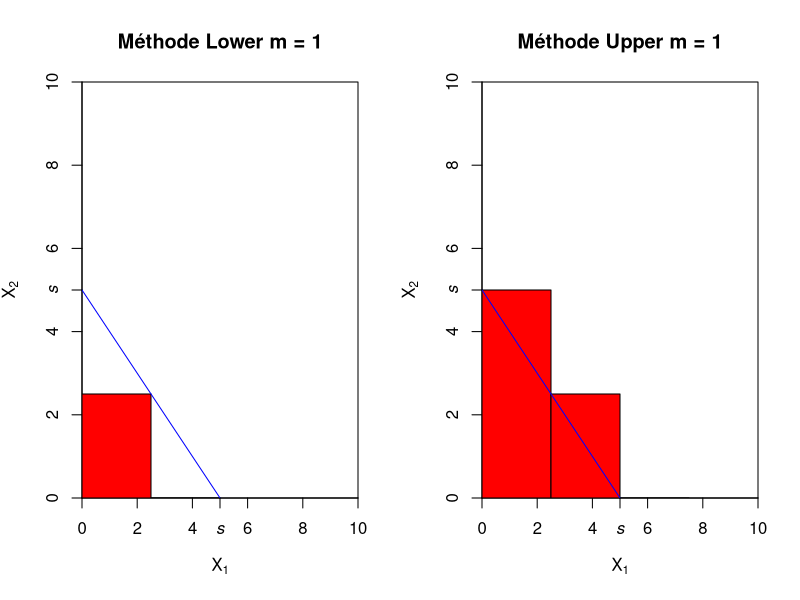
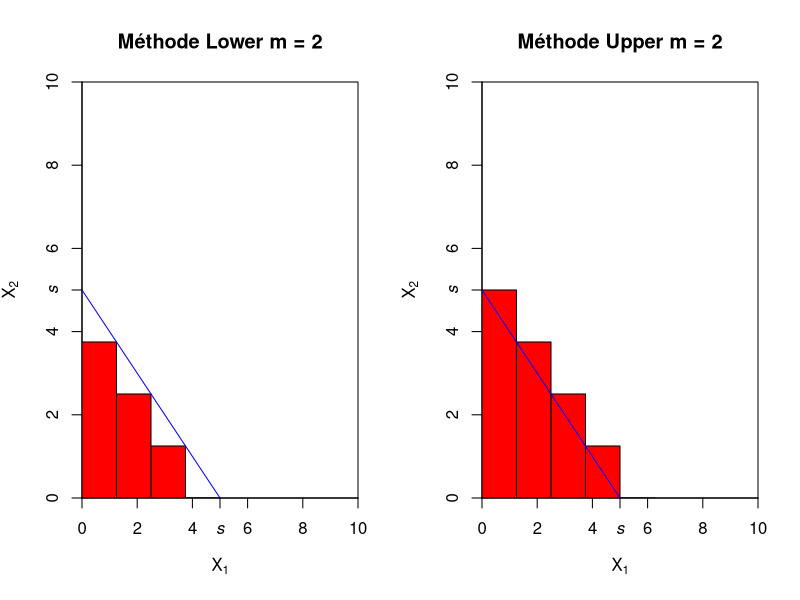
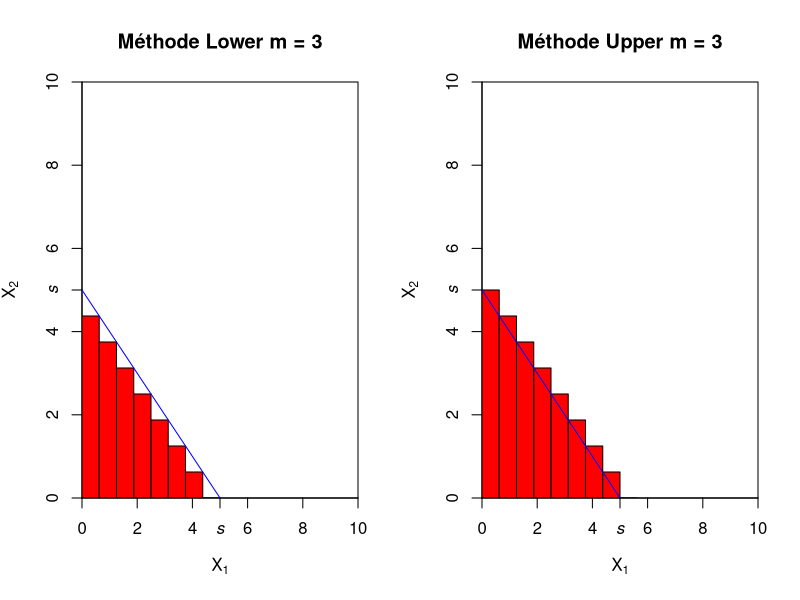
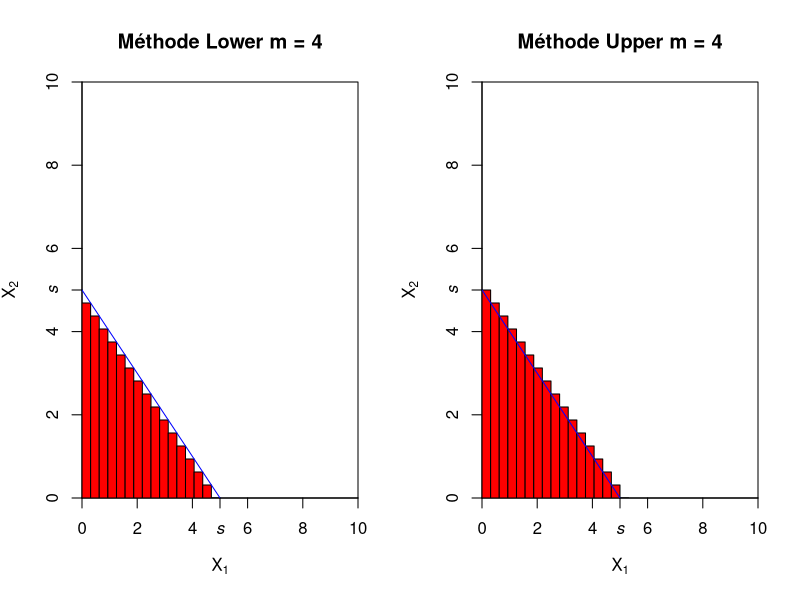
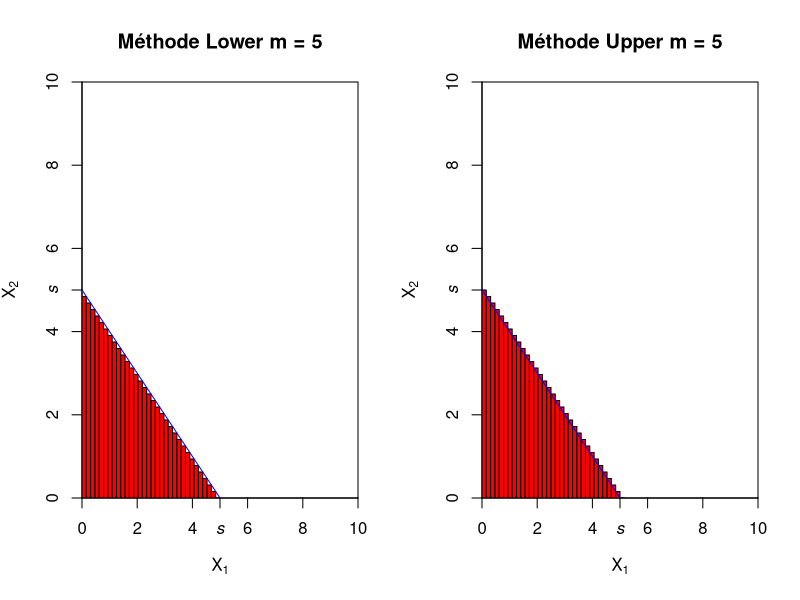
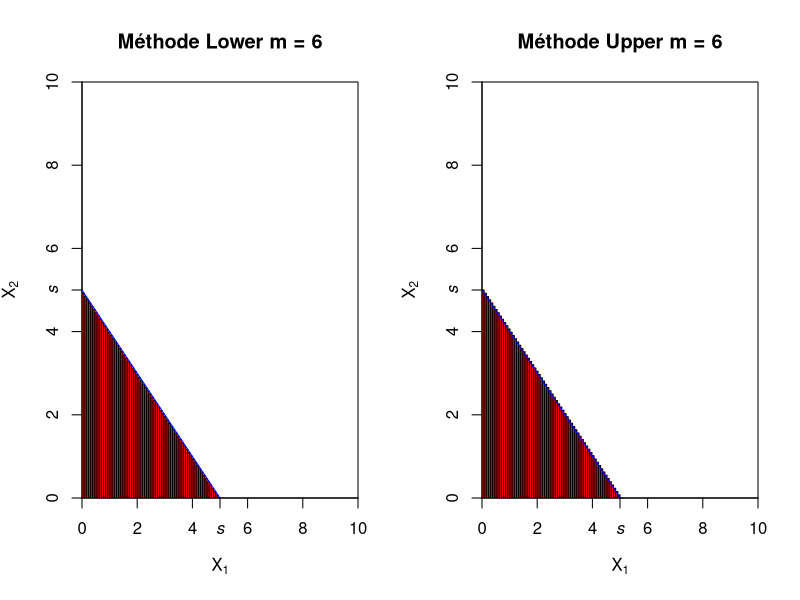
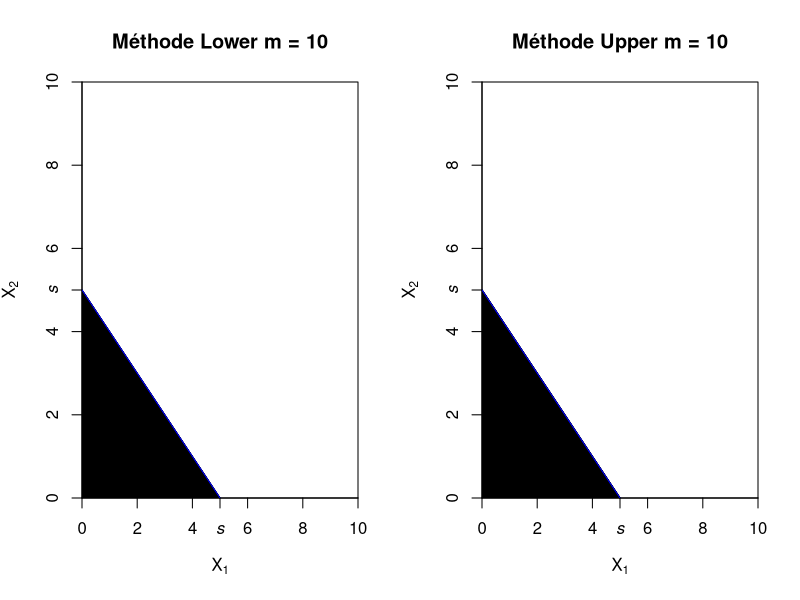
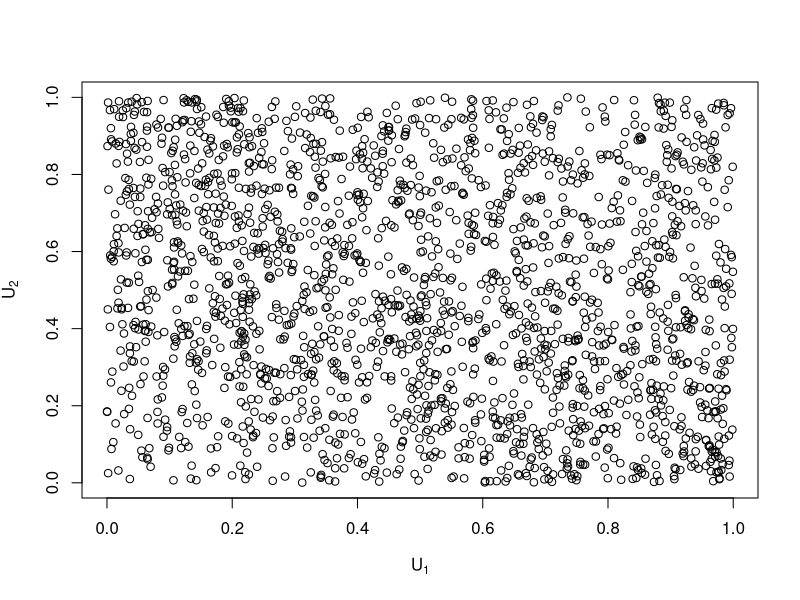

Recreate these plots in R, in order.
# Code R presente lors du 24 novembre 2017
# Christopher Blier-Wong
# ACT-3000 Theorie du risque

# Plan du depannage -------------------------------------------------------

# Méthode des rectangles
# Estimation 

# Méthode des rectangles --------------------------------------------------

# On compare premièrement les graphiques
DessinRectangle <- function(m){
  par(mfrow = c(1, 2))
  
  s <- 5
  pas <- s / 2 ** m
  x.lower <- seq(0, s - pas, by = pas)
  x.upper <- seq(0, s, by = pas)
  
  plot(0:10, 0:10, main = paste("Méthode Lower m =", m), type = "n", xaxs = "i", yaxs = "i", 
       xlab = expression(X[1]), ylab = expression(X[2]))
  axis(1, s, expression(italic(s)))
  axis(2, s, expression(italic(s)))
  
  for(i in x.lower){
    polygon(c(i, i, i + pas, i + pas), c(0, s - i - pas, s - i - pas, 0), col = "red")
  }
  
  segments(0, s, s, 0, col = "blue")
  
  plot(0:10, 0:10, main = paste("Méthode Upper m =", m), type = "n", xaxs = "i", yaxs = "i", 
       xlab = expression(X[1]), ylab = expression(X[2]))
  axis(1, 5, expression(italic(s)))
  axis(2, 5, expression(italic(s)))
  
  for(i in x.upper){
    polygon(c(i, i, i + pas, i + pas), c(0, s - i  ,s - i, 0), col = "red")
  }
  segments(0, s, s, 0, col = "blue")
  
  par(mfrow=c(1, 1))
}

DessinRectangle(1)
DessinRectangle(2)
DessinRectangle(3)
DessinRectangle(4)
DessinRectangle(5)
DessinRectangle(6)
DessinRectangle(10)

# Retour sur la question 10.1.1 # 4 

DensiteCopule <- function(u1, u2) {
  u1 + u2 - 1 + ((1 - u1) ** (- 2) + (1 - u2) ** (- 2) - 1) ** (- 1 / 2)
}

Fy1 <- function(y1) {
  1 - (20 / (20 + y1)) ** 3
}

Fy2 <- function(y2) {
  pgamma(y2, shape = 2, rate = 1 / 10)
}

Fy1y2 <- function(y1, y2) {
  DensiteCopule(Fy1(y1), Fy2(y2))
}

CalcuerRepartition <- function(m, s){
  pas <- s / (2 ** m)  
  ylower <- seq(pas, s - pas, by = pas)
  yupper <- seq(pas, s, by = pas)
  a.lower <- sum(sapply(ylower, function(t) Fy1y2(t, s - t) - Fy1y2(t - pas, s - t)))
  a.upper <- sum(sapply(yupper, function(t) Fy1y2(t, s - t + pas) - Fy1y2(t - pas, s - t  + pas)))
  print(paste0("Lower: ", a.lower, ". Upper: ",  a.upper, "."))
}

CalcuerRepartition(1, 60)
CalcuerRepartition(2, 60)
CalcuerRepartition(3, 60)
CalcuerRepartition(4, 60)
CalcuerRepartition(5, 60)
CalcuerRepartition(6, 60)
CalcuerRepartition(10, 60)


# Estimation avec la copule EFGM ------------------------------------------

set.seed(20171123)
nsim <- 2000
alpha <- - 0.5
vV <- matrix(runif(nsim * 2), nsim, 2, byrow = T)
W1 <- alpha * (2 * vV[ ,1] - 1) - 1
W2 <- (1 - alpha * (2 * vV[ ,1] - 1)) ** 2 + 4 * alpha * vV[ ,2] * (2 * vV[ ,1] - 1)
vU <- cbind(vV[ ,1], 2 * vV[ ,2] / (sqrt(W2) - W1))
plot(vU, xlab = expression(U[1]), ylab = expression(U[2])) 






